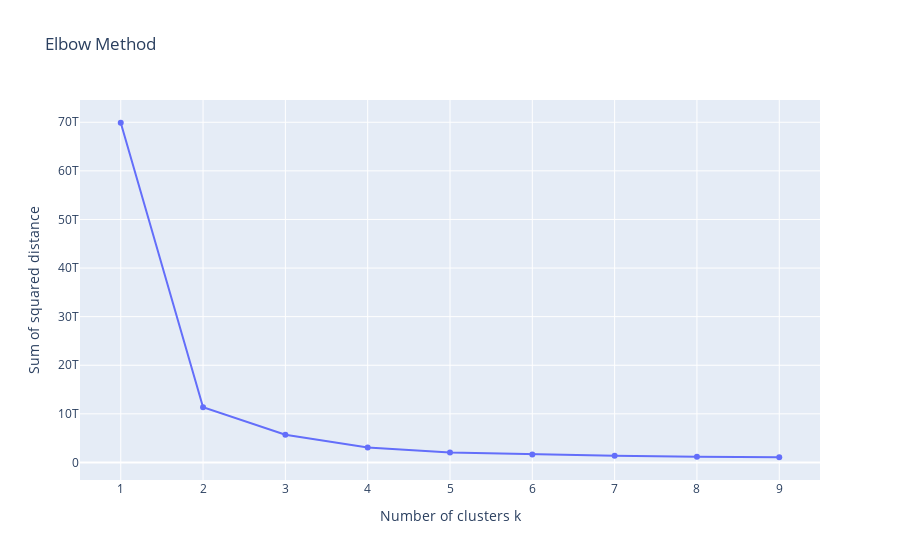

The cell this chart's notebook holds for it:
### Code cell
from sklearn.cluster import KMeans
import plotly.graph_objects as go

sse = []
list_k = list(range(1, 10))

for k in list_k:
    km = KMeans(n_clusters=k)
    km.fit(df_normalized)
    sse.append(km.inertia_)

fig = go.Figure(data=go.Scatter(x=list_k, y=sse, mode='lines+markers'))
fig.update_layout(title='Elbow Method', xaxis_title='Number of clusters k', yaxis_title='Sum of squared distance')
fig.show()

### Figure 1 — Plotly figure (JSON) as saved in the notebook; plotly's stock layout.template omitted (floating-point values rounded to 4 significant figures)
{"data": [{"mode": "lines+markers", "type": "scatter", "x": [1, 2, 3, 4, 5, 6, 7, 8, 9], "y": [69900000000000.0, 11350000000000.0, 5718000000000.0, 3073000000000.0, 2059000000000.0, 1658000000000.0, 1387000000000.0, 1173000000000.0, 1067000000000.0]}], "layout": {"title": {"text": "Elbow Method"}, "xaxis": {"title": {"text": "Number of clusters k"}}, "yaxis": {"title": {"text": "Sum of squared distance"}}}}
